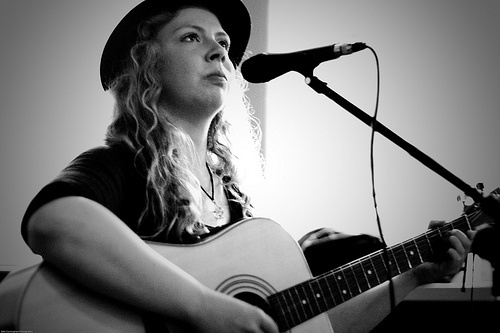
#> input picture train/acoustic_guitar/06_acoustic_guitar_000128.jpg, 500 x 333 px; its folder holds only this picture in this run
$ python eda.py
#> lines starting #> are read from the running program, lines starting #| are printed output that depends on the picture
# In this file we perform basic EDA on the image dataset.
# EDA = Exploratory Data Analysis.
# The goal is to understand the dataset before training the model

# ------------------------- load libraries -------------------------
from pathlib import Path
import pandas as pd
import matplotlib.pyplot as plt
from PIL import Image
import numpy as np
import math
from matplotlib import colors

# ------------------------- Dataset settings -------------------------

# Define the path to the folder that contains all image class folders.
DATA_ROOT = Path("train")

# Define all image file extensions that we want to search for.
IMAGE_EXTENSIONS = ["*.jpg", "*.jpeg", "*.png", "*.JPG", "*.JPEG", "*.PNG"]


#------------------------- Df -------------------------

# Each item in this list will represent one image and its label.
rows = []

# Loop over all folders inside the train directory.
# Each folder name is treated as the class label.
for class_dir in sorted(DATA_ROOT.iterdir()):

    # Check that the current item is actually a folder and not a file.
    if class_dir.is_dir():
         #Save the folder name as the class name.
        class_name = class_dir.name

        # Create an empty list for all image paths in the current class folder.
        image_paths = []

        # Search for images with each possible extension.
        for ext in IMAGE_EXTENSIONS:
            # Add all image paths with the current extension to image_paths.
            image_paths.extend(class_dir.glob(ext))

        # Loop over all images found in the current class folder.
        for image_path in image_paths:
            # Each row contains the image path and the matching label.
            rows.append({"image_path": str(image_path),"label": class_name})
#> pass 2 of the loop `for class_dir in sorted(DATA_ROOT.iterdir()):`:


# Convert the list of rows into a pandas DataFrame.
# The DataFrame will have two columns: image_path and label.
df = pd.DataFrame(rows)

# ------------------------- Basic dataset information -------------------------

# Print the total number of images in the dataset.
print("\nTotal number of images:", len(df))

# Print all unique class names in the dataset.
print("\nClasses:")
print(df["label"].unique())

# Print the number of different classes.
print("\nNumber of classes:", df["label"].nunique())

# Print the number of images in each class.
print("\nNumber of images per class:")
print(df["label"].value_counts())


#------------------------- Df Graphs -------------------------

# -------------------------  Sample -------------------------

# Number of images to sample from each class.
SAMPLE_PER_CLASS = 300

# Create a balanced sample from the dataset.
sample_parts = []

for label in df["label"].unique():
    label_df = df[df["label"] == label]

    sampled_label_df = label_df.sample(n=min(len(label_df), SAMPLE_PER_CLASS),random_state=42)
    sample_parts.append(sampled_label_df)
sample_df = pd.concat(sample_parts, ignore_index=True)

# -------------------------  color palette -------------------------

# Use a fire-like color map.
fire_cmap = plt.cm.inferno

# Number of labels.
label_counts = df["label"].value_counts()

# Create fire colors according to the number of classes.
fire_colors = fire_cmap(np.linspace(0.25, 0.95, len(label_counts)))


# ------------------------- Images per class -------------------------

# Create a bar chart that shows the number of images per class.
plt.figure(figsize=(12, 6))
plt.bar(label_counts.index, label_counts.values, color=fire_colors, edgecolor="black")
# Add titles and labels to the graph.
plt.title("Number of Images per Class")
plt.xlabel("Class")
plt.ylabel("Number of Images")

# Rotate class names so they will be readable.
plt.xticks(rotation=90)
# Make sure everything fits nicely inside the figure.
plt.tight_layout()
# Display the graph.
plt.show()
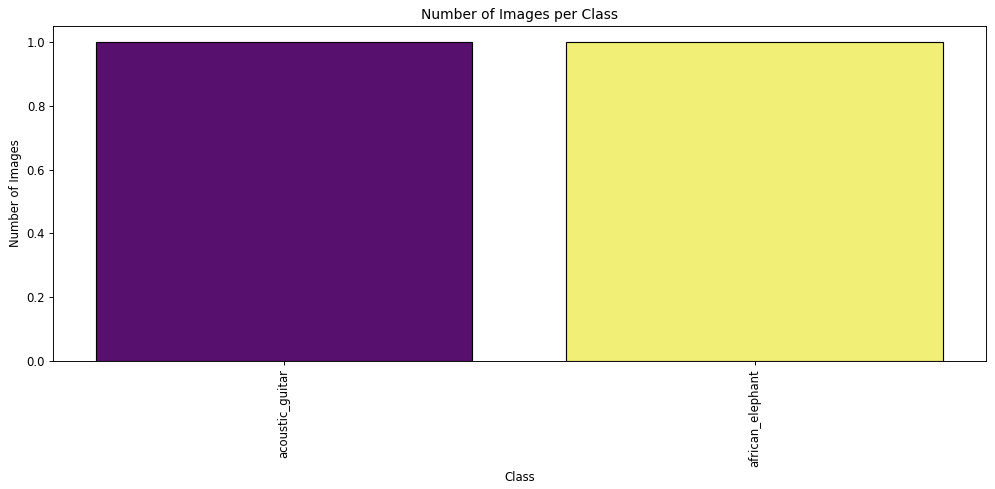
#> figure drawn by matplotlib, 1 panel


# ------------------------- One example image per class -------------------------

# Number of unique classes.
classes = sorted(df["label"].unique())

# Calculate the number of rows and columns needed for the grid.
num_classes = len(classes)
cols = 6
rows = math.ceil(num_classes / cols)

#` Create a figure with the specified size.`
plt.figure(figsize=(12, 2.5 * rows))

# Loop over all classes and display one image from each class.
for i, label in enumerate(classes):
    # Select the first image that belongs to the current class.
    image_path = df[df["label"] == label]["image_path"].iloc[0]

    # Open the image.
    image = Image.open(image_path).convert("RGB")
#> image is the input picture: PIL image 500x333 RGB; min 0, max 255, mean 118.2

    # Display image in subplot.
    plt.subplot(rows, cols, i + 1)
    plt.imshow(image)
    plt.title(label, fontsize=8)
    plt.axis("off")
#> pass 2 of the loop `for i, label in enumerate(classes):`:
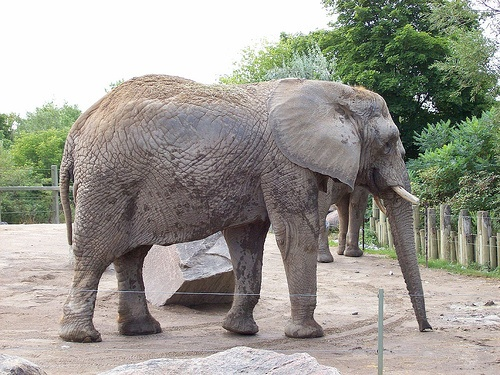
#> input picture train/african_elephant/05_african_elephant_000187.jpg, 500 x 375 px
#> image is the input picture: PIL image 500x375 RGB; mean R, G, B 155.9, 154, 145.3

# Make sure everything fits inside the figure.
plt.tight_layout()
# Display the graph.
plt.show()
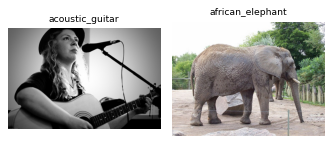
#> figure drawn by matplotlib, 2 panels

# ------------------------- Brightness Graph -------------------------

#Calculate brightness

brightness_values = []
for image_path in sample_df["image_path"]:
    with Image.open(image_path) as image:
        image = image.convert("L").resize((128, 128))
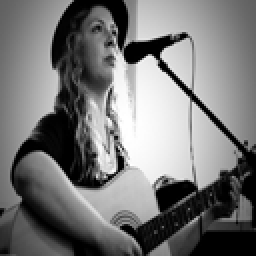
#> image: PIL image 128x128 L (shown 2 times larger); min 0, max 255, mean 118.3
        image_array = np.array(image) / 255.0

    brightness_values.append(image_array.mean())
#> pass 2 of the loop `for image_path in sample_df["image_path"]:`:
#> `image = image.convert("L").resize((128, 128))`:
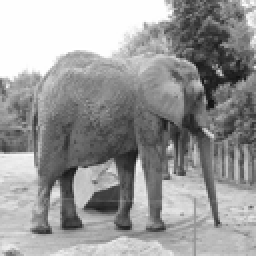
#> image: PIL image 128x128 L (shown 2 times larger); min 17, max 255, mean 153.6

sample_df["brightness"] = brightness_values


brightness_per_class = sample_df.groupby("label")["brightness"].mean()

# Normalize the brightness values to the range [0, 1]
norm = colors.Normalize(vmin=brightness_per_class.min(),vmax=brightness_per_class.max())
normalized_brightness = norm(brightness_per_class.values)

# Use the normalized brightness values to choose colors from the fire palette
bar_colors = fire_cmap(normalized_brightness)

# Create the bar chart
plt.figure(figsize=(14, 6))
plt.bar(brightness_per_class.index,brightness_per_class.values,color=bar_colors,edgecolor="black")
plt.title("Average Brightness per Class - Sample")
plt.xlabel("Class")
plt.ylabel("Average Brightness")
plt.xticks(rotation=90)
plt.tight_layout()
plt.show(block=True)
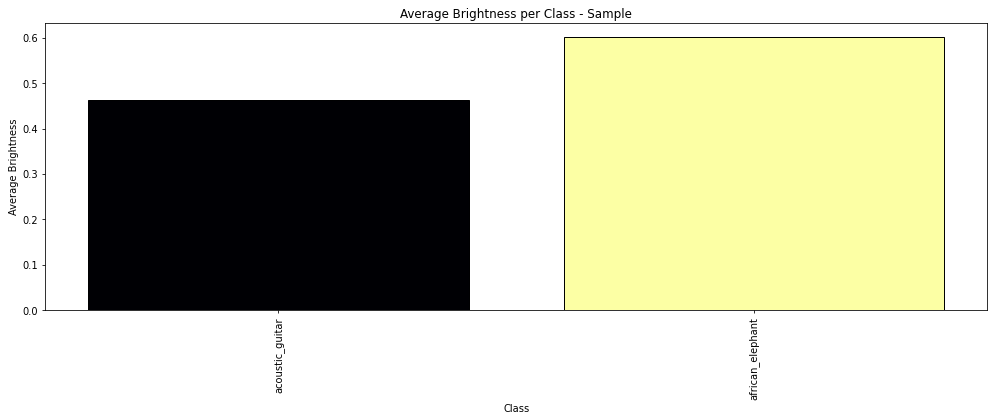
#> figure drawn by matplotlib, 1 panel

# ------------------------- Average color per class Graph -------------------------

#Calculate average RGB for each image

red_means = []
green_means = []
blue_means = []

for image_path in sample_df["image_path"]:
    with Image.open(image_path) as image:
        image = image.convert("RGB").resize((128, 128))
#> image: PIL image 128x128 RGB
        image_array = np.array(image) / 255.0
#> image_array: shape (128, 128, 3) float64

    red_means.append(image_array[:, :, 0].mean())
    green_means.append(image_array[:, :, 1].mean())
    blue_means.append(image_array[:, :, 2].mean())
#> pass 2 of the loop `for image_path in sample_df["image_path"]:`:
#> `image = image.convert("RGB").resize((128, 128))`:
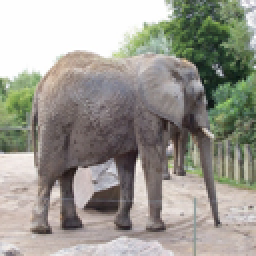
#> image: PIL image 128x128 RGB (shown 2 times larger); mean R, G, B 155.8, 154, 145.3

sample_df["red_mean"] = red_means
sample_df["green_mean"] = green_means
sample_df["blue_mean"] = blue_means


#Calculate average color per class
rgb_per_class = sample_df.groupby("label")[["red_mean", "green_mean", "blue_mean"]].mean()

# Convert each class average RGB into a color tuple for matplotlib.
bar_colors = [(row["red_mean"], row["green_mean"], row["blue_mean"])for _, row in rgb_per_class.iterrows()]

bar_heights = [1] * len(rgb_per_class)
plt.figure(figsize=(14, 6))
# create a bar chart with the average color for each class
plt.bar(rgb_per_class.index,bar_heights,color=bar_colors,edgecolor="black")

# Add titles and labels to the graph.
plt.title("Average Color per Class")
plt.xlabel("Class")
plt.ylabel("Color Display")
plt.xticks(rotation=90)
plt.yticks([])
plt.tight_layout()
plt.show(block=True)
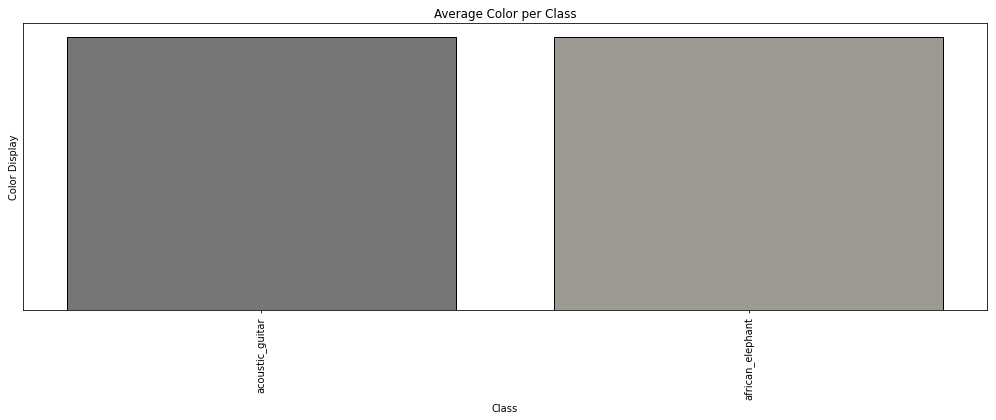
#> figure drawn by matplotlib, 1 panel


# ------------------------- Average contrast per class Graph -------------------------

# Calculate contrast
contrast_values = []

for image_path in sample_df["image_path"]:
    with Image.open(image_path) as image:
        # Convert to grayscale and resize for faster calculation
        image = image.convert("L").resize((128, 128))
        image_array = np.array(image) / 255.0

    # Standard deviation of pixel values = contrast
    contrast_values.append(image_array.std())
#> pass 2 of the loop `for image_path in sample_df["image_path"]:`:

sample_df["contrast"] = contrast_values

# Average contrast per class
contrast_per_class = sample_df.groupby("label")["contrast"].mean()

# Optional: sort classes by contrast
contrast_per_class = contrast_per_class.sort_values()

# Normalize contrast values to range [0, 1]
norm = colors.Normalize(vmin=contrast_per_class.min(),vmax=contrast_per_class.max())

normalized_contrast = norm(contrast_per_class.values)

gray_values = 0.9 - 0.8 * normalized_contrast
bar_colors = [(g, g, g) for g in gray_values]

plt.figure(figsize=(14, 6))
plt.bar(contrast_per_class.index,contrast_per_class.values,color=bar_colors,edgecolor="black")

plt.title("Average Contrast per Class")
plt.xlabel("Class")
plt.ylabel("Average Contrast")
plt.xticks(rotation=90)
plt.tight_layout()
plt.show(block=True)
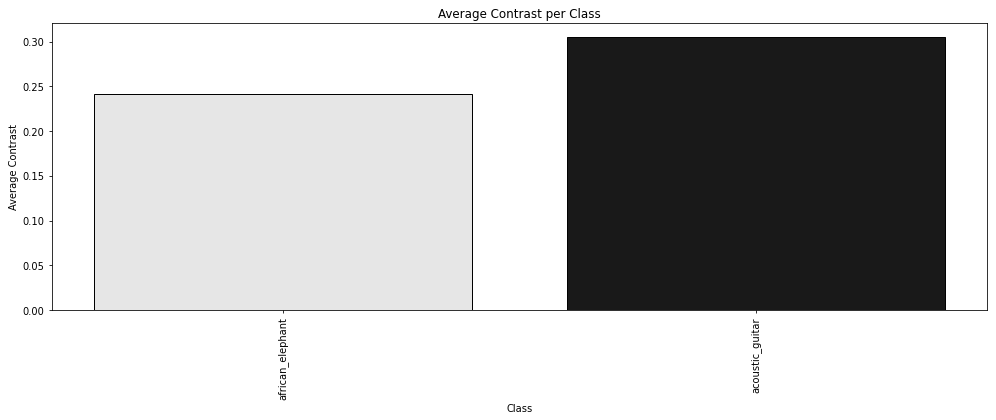
#> figure drawn by matplotlib, 1 panel
